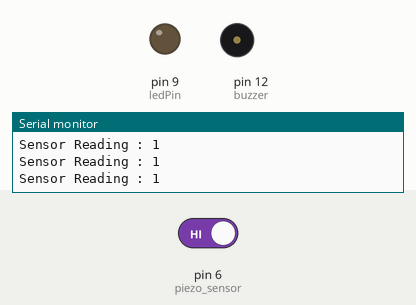
The sketch below on a simulated Arduino Uno, built with avr-gcc and run on an emulated ATmega328P. Shown: output pins drawn as LEDs (lit = HIGH), buzzer (waves = sounding, pin HIGH), the last lines printed to the serial monitor. The test bench sets the inputs (shaded band); at power-on: pin 6 (piezo_sensor) HIGH.

Above: at 1.2 s.
1.3 s: pin 6 (piezo_sensor) driven LOW
At 1.9 s:
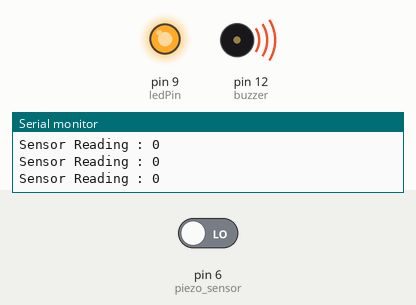
2.8 s: pin 6 (piezo_sensor) driven HIGH
At 4.2 s:
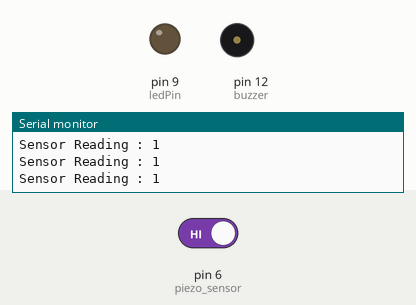
Timing chart, 0 to 5.8 s (numbered marks = the images above; inputs shaded):
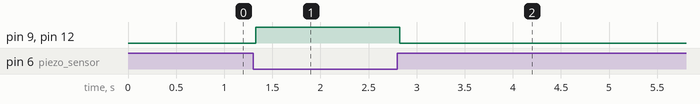

Measured:
- after the input at 1.3 s, pin 9 (ledPin), pin 12 (buzzer): LOW → HIGH at once
- after the input at 2.8 s, pin 9 (ledPin), pin 12 (buzzer): HIGH → LOW at once

The sketch:

Piezo_Sensor_Buzzer_LED.ino
```cpp
int piezo_sensor = 6;
int ledPin = 9;
int buzzer = 12;
int val;
void setup() {
  pinMode(piezo_sensor, INPUT);
  pinMode(buzzer, OUTPUT);
  pinMode(ledPin, OUTPUT);
  Serial.begin(9600);

}

void loop() {
  val = digitalRead(piezo_sensor);
  Serial.print("Sensor Reading : ");
  Serial.println(val);
  if (val == 0){
    digitalWrite(buzzer, HIGH);
    digitalWrite(ledPin, HIGH);
  }
  else{
    digitalWrite(buzzer, LOW);
    digitalWrite(ledPin, LOW);
  }

}
```
